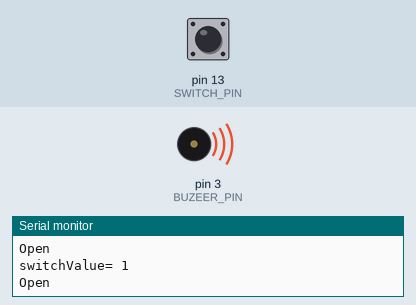
Recording of a sketch running on a simulated Arduino Uno, built with avr-gcc and run on an emulated ATmega328P. Shown: buzzer (waves = sounding), the last lines printed to the serial monitor. The inputs (shaded band) are chosen by the test bench; at power-on: pin 13 (SWITCH_PIN) HIGH.

Above: at 1.26 s.
1.3 s: pin 13 (SWITCH_PIN) pulled LOW for 3.2 s
At 2.5 s:
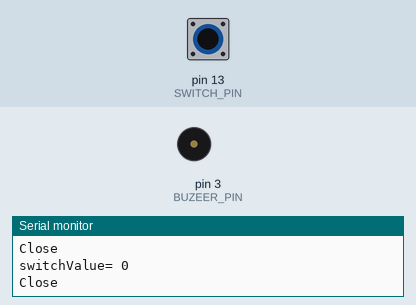
Timing chart, 0 to 6.0 s (numbered marks = the images above; inputs shaded):
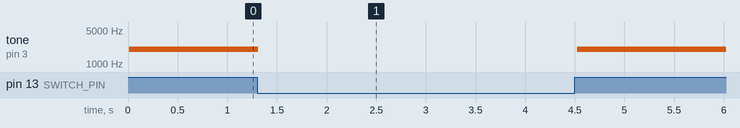

The sketch:

Switch_BUZEER.ino
```cpp
/*
  磁簧開關:
  任意一條接 GND 另一條 D13
*/
#define SWITCH_PIN 13
#define BUZEER_PIN 3

int switchValue;

void setup() {
  delay(10);
  Serial.begin(9600);
  pinMode(SWITCH_PIN, INPUT_PULLUP);
  pinMode(BUZEER_PIN, OUTPUT);
  Serial.println("Ready");
}

void loop() {
  switchValue = digitalRead(SWITCH_PIN);
  Serial.print("switchValue= ");
  Serial.println(switchValue);
  if (switchValue == 1) {
    Serial.println("Open");
    tone(BUZEER_PIN, 2000, 100);
  } else {
    Serial.println("Close");
  }
  delay(100);
}
```

Measured:
- after the input at 1.3 s, tone on pin 3 (BUZEER_PIN): 2000 Hz → silent at once, → 2000 Hz 3.2 s later
